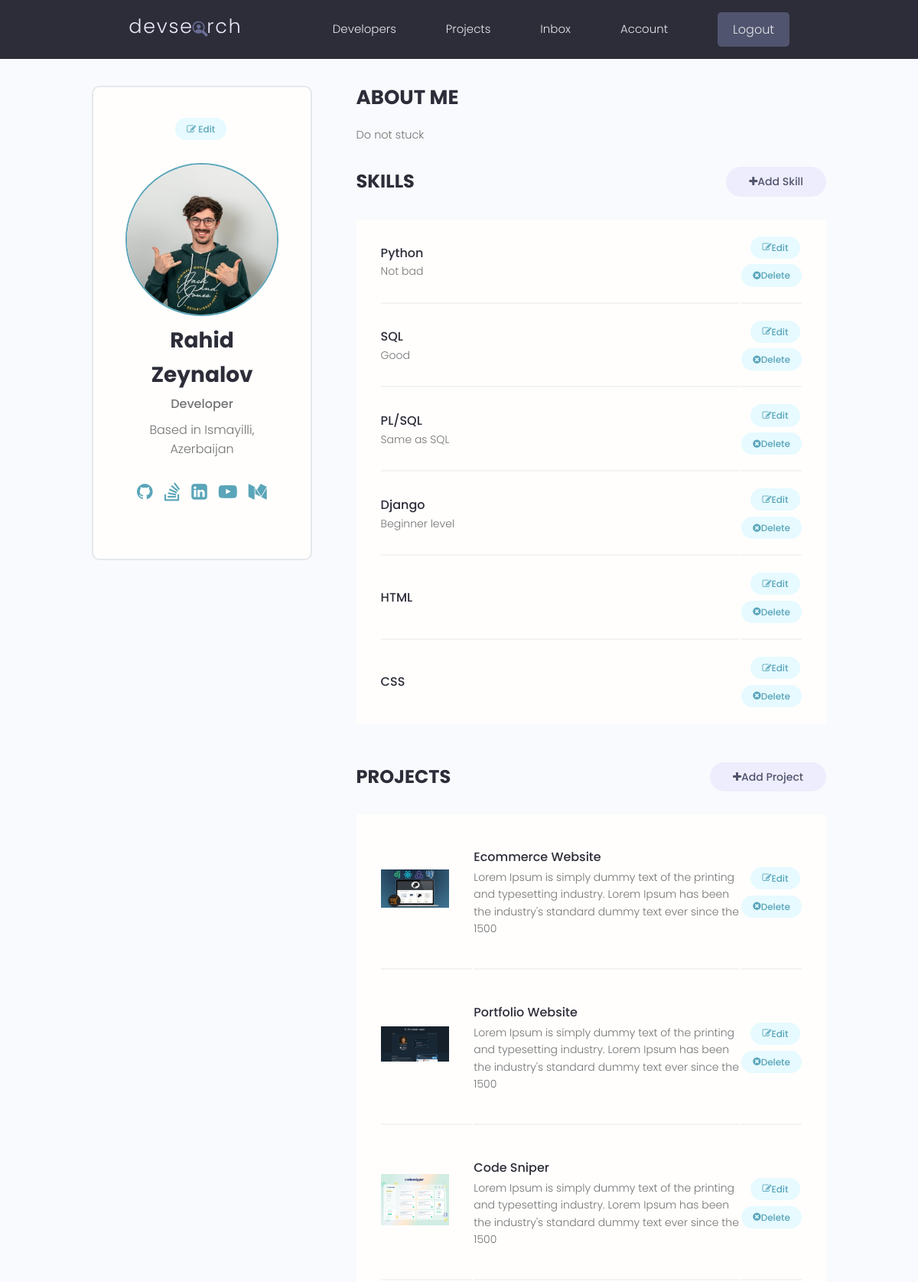
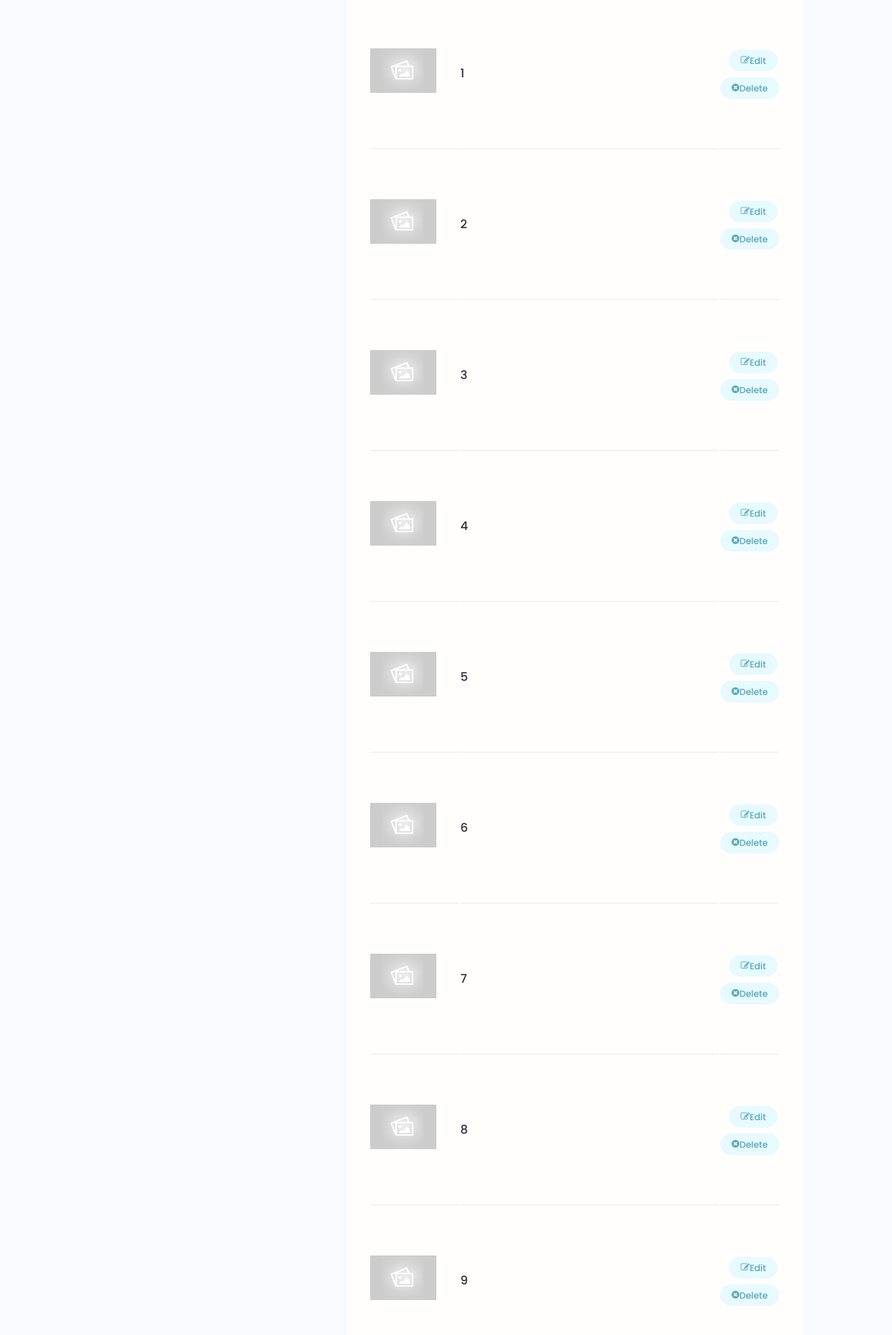
The app's page /account/ (signed in, upper part) with its own data (2 pictures, top to bottom).
### users/models.py (models this page shows, shortened)
class Profile(models.Model):
    user = models.OneToOneField(User, on_delete=models.CASCADE, null=True, blank=True)
    name = models.CharField(max_length=150, null=True, blank=True)
    email = models.EmailField(max_length=150, null=True, blank=True)
    username = models.CharField(max_length=150, null=True, blank=True)
    location = models.CharField(max_length=150, null=True, blank=True)
    short_intro = models.CharField(max_length=200, null=True, blank=True)
    bio = models.TextField(null=True, blank=True)
    profile_image = models.ImageField(null=True, blank=True, upload_to='profiles/', default="profiles/users-default.png")
    social_github = models.CharField(max_length=150, null=True, blank=True)
    social_stackoverflow = models.CharField(max_length=150, null=True, blank=True)
    social_linkedin = models.CharField(max_length=150, null=True, blank=True)
    social_youtube = models.CharField(max_length=150, null=True, blank=True)
    social_medium = models.CharField(max_length=150, null=True, blank=True)
    created = models.DateTimeField(auto_now_add=True, null=True, blank=True)
    id = models.UUIDField(default=uuid.uuid4, unique=True, primary_key=True, editable=False)
    class Meta:
        ordering =['created']

class Skill(models.Model):
    owner = models.ForeignKey(Profile, on_delete=models.CASCADE, null=True, blank=True)
    name = models.CharField(max_length=150, null=True, blank=True)
    description = models.TextField(null=True, blank=True)
    created = models.DateTimeField(auto_now_add=True, null=True, blank=True)
    id = models.UUIDField(default=uuid.uuid4, unique=True, primary_key=True, editable=False)

### projects/models.py (models this page shows, shortened)
class Project(models.Model):
    owner = models.ForeignKey(Profile, null=True, blank=True, on_delete=models.SET_NULL)
    title = models.CharField(max_length=200)
    description = models.TextField(null=True, blank=True)
    featured_image = models.ImageField(null=True, blank=True, default='default.jpg')
    demo_link = models.CharField(max_length=2000, null=True, blank=True)
    source_link = models.CharField(max_length=2000, null=True, blank=True)
    tags = models.ManyToManyField(Tag, blank=True)
    vote_total = models.IntegerField(default=0, null=True, blank=True)
    vote_ratio = models.IntegerField(default=0, null=True, blank=True)
    created = models.DateTimeField(auto_now_add=True, null=True, blank=True)
    id = models.UUIDField(default=uuid.uuid4, unique=True, primary_key=True, editable=False)
    class Meta:
        ordering = ['created']

### users/views.py (the view)
# urls.py: path('account/', views.userAccount, name="account"),
@login_required(login_url='login')
def userAccount(request):
    profile = request.user.profile
    skills = profile.skill_set.all()
    projects = profile.project_set.all()
    context = {'profile':profile, 'skills':skills, 'projects':projects}
    return render(request, 'users/account.html', context)

### users/templates/users/account.html (shortened to what this page needs)
{% extends 'main.html' %}
{% block content %}
  <main class="settingsPage profile my-md">
    <div class="container">
      <div class="layout">
        <div class="column column--1of3">
          <div class="card text-center">
            <div class="card__body dev">
              <a class="tag tag--pill tag--main settings__btn" href="{% url 'edit-account' %}"><i class="fa fa-edit"></i> Edit</a>
              <img class="avatar avatar--xl dev__avatar" src="{{profile.profile_image.url}}" />
              <h2 class="dev__name">{{profile.name}}</h2>
              <p class="dev__title">{{profile.short_intro}}</p>
              <p class="dev__location">Based in {{profile.location}}</p>
              <ul class="dev__social">
                {% if profile.social_github %}
                <li>
                    <a title="Github" href="{{profile.social_github}}" target="_blank"><i class="fa fa-github" style="font-size:24px"></i></a>
                </li>
                {% endif %}
                {% if profile.social_stackoverflow %}
                <li>
                    <a title="Stackoverflow" href="{{profile.social_stackoverflow}}" target="_blank"><i class="fa fa-stack-overflow" style="font-size:24px"></i></a>
                </li>
                {% endif %}
                {% if profile.social_linkedin %}
                <li>
                    <a title="LinkedIn" href="{{profile.social_linkedin}}" target="_blank"><i class="fa fa-linkedin-square" style="font-size:24px"></i></a>
                </li>
                {% endif %}
                {% if profile.social_youtube %}
                <li>
                    <a title="Youtube" href="{{profile.social_youtube}}" target="_blank"><i class="fa fa-youtube-play" style="font-size:24px"></i></a>
                </li>
                {% endif %}
                {% if profile.social_medium %}
                <li>
                    <a title="Medium" href="{{profile.social_medium}}" target="_blank"><i class="fa fa-medium" style="font-size:24px"></i></a>
                </li>
                {% endif %}
            </ul>
            </div>
          </div>
        </div>
        <div class="column column--2of3">
          <div class="devInfo">
            <h3 class="devInfo__title">About Me</h3>
            <p class="devInfo__about">
              {{profile.bio}}
            </p>
          </div>
          <div class="settings">
            <h3 class="settings__title">Skills</h3>
            <a class="tag tag--pill tag--sub settings__btn tag--lg" href="{% url 'create-skill' %}"><i class="fa fa-plus"></i> Add Skill</a>
          </div>
          <table class="settings__table">
            {% for skill in skills %}
            <tr>
              <td class="settings__tableInfo">
                <h4>{{skill.name}}</h4>
                <p>
                  {{skill.description}}
                </p>
              </td>
              <td class="settings__tableActions">
                <a class="tag tag--pill tag--main settings__btn" href="{% url 'update-skill' skill.id %}"><i class="fa fa-edit"></i> Edit</a>
                <a class="tag tag--pill tag--main settings__btn" href="{% url 'delete-skill' skill.id %}?next=/account"><i class="fa fa-times-circle"></i>Delete</a>
              </td>
            </tr>
            {% endfor %}
          </table>
          <div class="settings">
            <h3 class="settings__title">Projects</h3>
            <a class="tag tag--pill tag--sub settings__btn tag--lg" href="{% url 'create-project' %}"><i class="fa fa-plus"></i> Add Project</a>
          </div>
          <table class="settings__table">
            {% for project in projects %}
            <tr>
              <td class="settings__thumbnail">
                <a href="{% url 'project' project.id %}"><img src="{{project.featured_image.url}}" alt="Project Thumbnail" /></a>
              </td>
              <td class="settings__tableInfo">
                <a href="{% url 'project' project.id %}">{{project.title}}</a>
                <p>
                  {{project.description|slice:"150"}}
                </p>
              </td>
              <td class="settings__tableActions">
                <a class="tag tag--pill tag--main settings__btn" href="{% url 'update-project' project.id %}"><i class="fa fa-edit"></i> Edit</a>
                <a class="tag tag--pill tag--main settings__btn" href="{% url 'delete-project' project.id %}?next=/account"><i class="fa fa-times-circle"></i>Delete</a>
              </td>
            </tr>
            {% endfor %}
          </table>
        </div>
      </div>
    </div>
  </main>
  {% endblock content %}

### static/styles/app.css (style rules this page uses)
:root { --color-sub: #2d2d39; }
.card { border: 2px solid var(--color-light); }
img { width: 100%; }
.profile .card > .dev { padding: 4rem; }
.dev__avatar { display: block; margin: auto; }
.dev__name { color: var(--color-sub); font-size: 2.8rem; font-weight: 700; margin-top: 1rem; margin-bottom: 0.5rem; }
.dev__title { font-size: 1.6rem; font-weight: 500; line-height: 1.3; }
.dev__location { margin-top: 1rem; }
.dev__social { margin: 3rem 0; list-style: none; display: flex; justify-content: center; gap: 1.5rem; }
.devInfo { margin-bottom: 3rem; }
.devInfo__title, .devInfo__subtitle { font-size: 2.6rem; color: var(--color-sub); text-transform: uppercase; font-weight: 700; margin-bottom: 1.5rem; }
.devInfo__about, .devSkill__info { font-size: 1.45rem; line-height: 1.7; text-align: justify; }
.settingsPage .dev > .settings__btn { display: inline-block; margin-bottom: 3rem; }
.settings { display: flex; justify-content: space-between; align-items: center; }
.settings__title { font-size: 2.4rem; text-transform: uppercase; font-weight: 700; color: var(--color-sub); }
.settings__table { margin-top: 3rem; margin-bottom: 5rem; padding: 0 3rem; background: var(--color-white); }
.settings__table tr { width: 100%; }
.settings__table tr > td { padding: 2rem 0; }
.settings__table tr:not(:last-child) td { border-bottom: 2px solid var(--color-white-light); }
.settings__thumbnail { width: 23%; min-width: 10rem; }
.settings__thumbnail img { padding-right: 3rem; height: 15rem; object-fit: contain; }
.settings__tableInfo { width: 100%; }
.settings__tableInfo h4, .settings__tableInfo a { padding-right: 1rem; width: auto; font-size: 1.6rem; font-weight: 500; color: var(--color-sub); }
.settings__tableInfo p { font-size: 1.4rem; }
.settings__tableActions { text-align: right; }

### static/uikit/styles/modules/_variables.css (style rules this page uses)
:root { --color-main: #5aa5b9; --color-main-light: #e6faff; --color-sub: #3f4156; --color-sub-light: #51546e; --color-sub-lighter: #ededfd; --color-text: #737373; --color-gray: #8b8b8b; --color-light: #e5e7eb; --color-light-gray: #767676; --color-bg: #f8fafd; --color-white: #fffefd; --color-white-light: #f3f3f3; --color-success: #359e64; --color-success-bg: #def8e8; --color-error: #fc4b0b; --color-error-bg: #fff2ee; --font-base: 'Poppins', arial, helvetica, 'Segoe UI', roboto, ubuntu, sans-serif; --font-monospace: 'Fira Code', 'Courier New', courier, monospace; --font-regular: 300; --font-medium: 500; --font-bold: 700; --generic-shadow: 1px 1px 5px #00000010; --generic-transition: all 0.3s ease-in-out; }

### static/uikit/styles/modules/_base.css (style rules this page uses)
* { margin: 0; padding: 0; box-sizing: border-box; text-rendering: optimizeLegibility; color: inherit; font-size: inherit; }
html { font-size: 50%; }
@media only screen and (min-width: 480px) { html { font-size: 56.25%; } }
@media only screen and (min-width: 1200px) { html { font-size: 62.5%; } }
body { line-height: 1.6; font-weight: 400; font-size: 1.5rem; color: var(--color-text); background-color: var(--color-bg); min-height: 100vh; }

### static/uikit/styles/modules/_typography.css (style rules this page uses)
* { font-family: var(--font-base); }
h2 { font-size: 3.6rem; font-weight: var(--font-bold); }
h3 { font-size: 3.2rem; font-weight: var(--font-medium); }
h4 { font-size: 2.8rem; font-weight: var(--font-medium); }
p, span, strong { font-size: 1.6rem; color: var(--color-text); font-weight: var(--font-regular); }
a { padding-bottom: 2px; text-decoration: none; display: inline-block; color: var(--color-main); font-weight: var(--font-medium); }

### static/uikit/styles/modules/_utilities.css (style rules this page uses)
.container { width: 92%; max-width: 165rem; margin: 0 auto; box-sizing: border-box; }
@media screen and (min-width: 1000px) { .container { width: 90%; } }
@media screen and (min-width: 1200px) { .container { width: 80%; } }
.text-center { text-align: center; }
.my-md { margin: 3rem auto; }

### static/uikit/styles/modules/_avatar.css (style rules this page uses)
.avatar { border-radius: 50%; border: 2px solid var(--color-main); object-fit: cover; }
.avatar--xl { height: 20rem; width: 20rem; }

### static/uikit/styles/modules/_card.css (style rules this page uses)
.card { border-radius: 1rem; background-color: var(--color-white); border: 1.5px solid var(--color-light); width: auto; height: auto; margin-top: 0.5rem; margin-bottom: 0.5rem; overflow: hidden; }
.card__body, .card__header { padding: 2rem 2.5rem; }

### static/uikit/styles/modules/_layout.css (style rules this page uses)
.layout { display: flex; flex-flow: row wrap; justify-content: space-between; }
.layout > .column { margin-bottom: 3rem; }
.layout > .column.column--1of3 { flex-basis: 30%; }
.layout > .column.column--2of3 { flex-basis: 64%; }

### records on screen
Profile: profile_image (picture), name "Rahid Zeynalov", short_intro "Developer", location "Ismayilli, Azerbaijan", bio "Do not stuck"
Skill: name "Python", description "Not bad"
Skill: name "SQL", description "Good"
Skill: name "PL/SQL", description "Same as SQL"
Skill: name "Django", description "Beginner level"
Skill: name "HTML"
Skill: name "CSS"
Project: featured_image (picture), title "Ecommerce Website", description "Lorem Ipsum is simply dummy text of the printing and typesetting industry. Lorem Ipsum has been the industry's standard dummy text ever since the 1500"
Project: featured_image (picture), title "Portfolio Website", description "Lorem Ipsum is simply dummy text of the printing and typesetting industry. Lorem Ipsum has been the industry's standard dummy text ever since the 1500"
Project: featured_image (picture), title "Code Sniper", description "Lorem Ipsum is simply dummy text of the printing and typesetting industry. Lorem Ipsum has been the industry's standard dummy text ever since the 1500"
Project: featured_image (placeholder picture), title "1"
Project: featured_image (placeholder picture), title "2"
Project: featured_image (placeholder picture), title "3"
Project: featured_image (placeholder picture), title "4"
Project: featured_image (placeholder picture), title "5"
Project: featured_image (placeholder picture), title "6"
Project: featured_image (placeholder picture), title "7"
Project: featured_image (placeholder picture), title "8"
Project: featured_image (placeholder picture), title "9"
